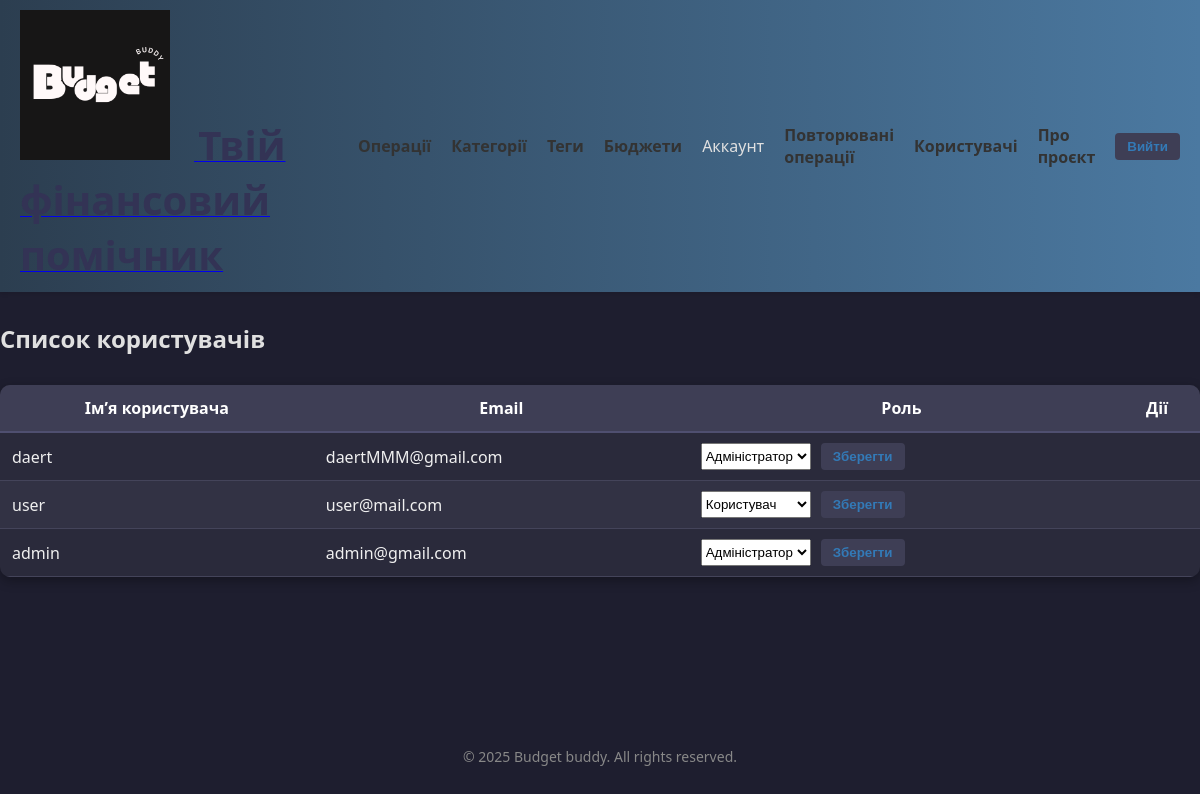
Page /accounts/users/ (signed in) on the earlier database version.
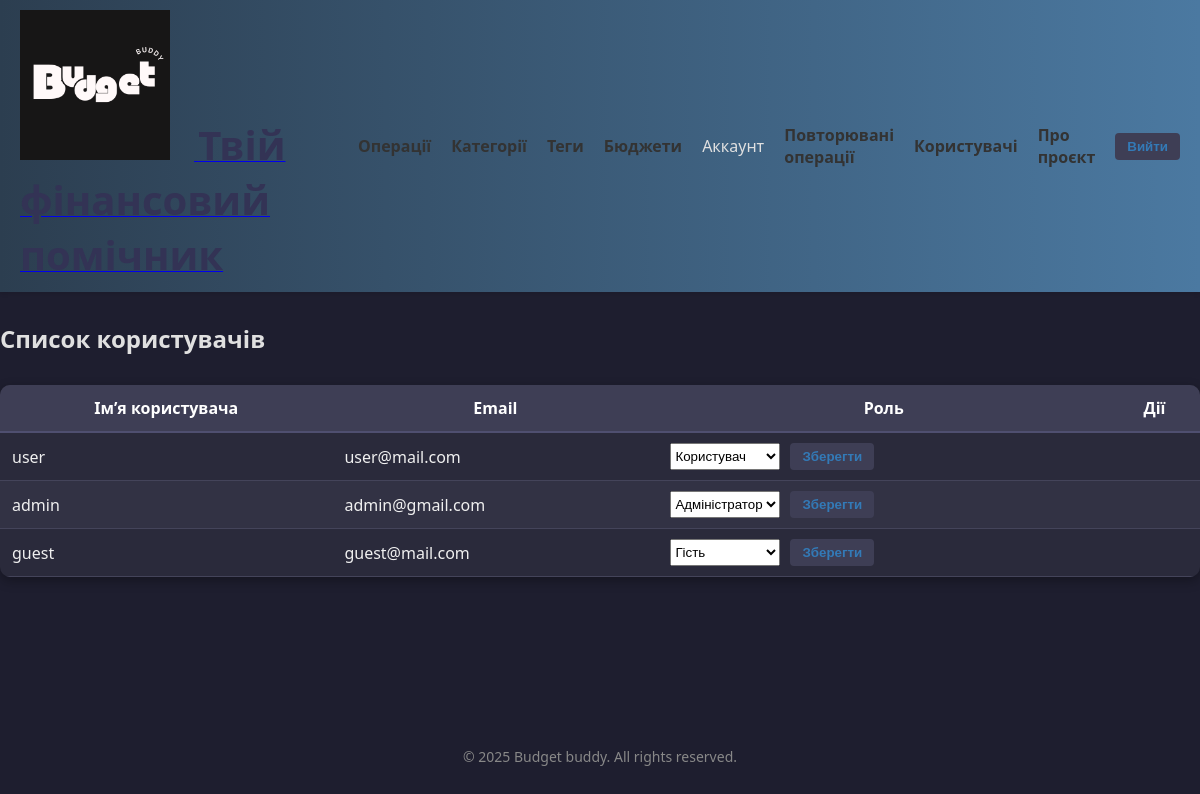
Same page on the later database version.
### apps/users/models.py (models this page shows)
class CustomUser(AbstractUser):
    ROLE_CHOICES = [
        ('admin', 'ADMIN'),
        ('user', 'USER'),
        ('guest', 'GUEST'),
    ]
    avatar = models.ImageField(upload_to='avatars/', null=True, blank=True)
    role = models.CharField(max_length=20, choices=ROLE_CHOICES, default='user')

### apps/users/views.py (the view, shortened to what this page needs)
# urls.py: path('users/', views.UsersListView.as_view(), name='users'),
class UsersListView(views.View):
    def get(self, request):
        users = User.objects.all()
        return render(request, 'users/users.html', {'users': users})

### apps/users/templates/users/users.html (shortened to what this page needs)
{% extends 'base.html' %}
{% block content %}
    <div class="container">
        <h2>Список користувачів</h2>
        <table class="table">
            <thead>
            <tr>
                <th>Ім’я користувача</th>
                <th>Email</th>
                <th>Роль</th>
                <th>Дії</th>
            </tr>
            </thead>
            <tbody>
            {% for user in users %}
                <tr>
                    <td>{{ user.username }}</td>
                    <td>{{ user.email }}</td>
                    <td>
                        <form method="post" style="display: flex; gap: 10px;">
                            <select name="role" class="form-select">
                                <option value="user" {% if user.role == 'user' %}selected{% endif %}>Користувач</option>
                                <option value="guest" {% if user.role == 'guest' %}selected{% endif %}>Гість</option>
                                <option value="admin" {% if user.role == 'admin' %}selected{% endif %}>Адміністратор
                                </option>
                            </select>
                            <button type="submit" class="logout-button">Зберегти</button>
                        </form>
                    </td>
                    <td>
                    </td>
                </tr>
            {% endfor %}
            </tbody>
        </table>
    </div>
{% endblock %}

### templates/base.html (shortened to what this page needs)
{% load static %}
<!DOCTYPE html>
<html lang="en">
<head>
    <link rel="stylesheet" href="{% static 'styles.css' %}">
</head>
<body>
    <div class="page-wrapper">
        {% block header %}{% include "core/includes/header.html" %}{% endblock %}
        <main class="main-wrapper">
            {% block content %}{% endblock %}
        </main>
        {% include "core/includes/footer.html" %}
    </div>
</body>
</html>

### apps/core/templates/core/includes/header.html (shortened to what this page needs)
{% load static %}
<header>
    <nav class="header">
        <div class="header-brand">
            <a href="{% url 'core:operations' %}">
                <img src="{% static 'images/logo.png' %}"
                     alt="BudgetBuddy Logo"
                     class="app-logo">
                <span class="app-title">Твій фінансовий помічник</span>
            </a>
        </div>
        <ul class="header-nav">
            <li><a href="{% url 'core:operations' %}">Операції</a></li>
            <li><a href="{% url 'core:category_list' %}">Категорії</a></li>
            <li><a href="{% url 'core:tag_list' %}">Теги</a></li>
            <li><a href="{% url 'core:budget_list' %}">Бюджети</a></li>
            <li>{% if account %}
                <a href="{% url 'core:account_detail' account.pk %}">Аккаунт</a>
            {% else %}
                <span>Аккаунт</span>
            {% endif %}
            </li>
            <li><a href="{% url 'core:recurring_list' %}">Повторювані операції</a></li>
            <li><a href="{% url 'users:users' %}">Користувачі</a></li>
            <li><a href="{% url 'core:about_project' %}">Про проєкт</a></li>
            <li>
                <form action="{% url 'logout' %}" method="post">
                    <button type="submit" class="logout-button">Вийти</button>
                </form>
            </li>
        </ul>
    </nav>
</header>

### apps/core/templates/core/includes/footer.html
<footer>
    <p>&copy; 2025 Budget buddy. All rights reserved.</p>
</footer>

### static/styles.css (style rules this page uses)
html, body { height: 100%; margin: 0; padding: 0; font-family: 'Segoe UI', sans-serif; font-size: 16px; background-color: #1e1e2f; color: #e0e0e0; }
body { display: flex; flex-direction: column; min-height: 100vh; }
.main-wrapper { flex: 1 0 auto; }
footer { flex-shrink: 0; text-align: center; color: #888; padding: 20px; font-size: 14px; background-color: transparent; }
.container { margin: 30px auto; max-width: 1200px; }
.header { display: flex; align-items: center; justify-content: space-between; padding: 10px 20px; background: linear-gradient(to right, #2c3e50, #4b79a1); box-shadow: 0 2px 4px rgba(0,0,0,0.1); }
.header-brand { display: flex; align-items: center; gap: 10px; }
.app-logo { height: 150px; margin-right: 1.5rem; }
.app-title { font-size: 2.5rem; font-weight: bold; color: #335; }
.header-nav { list-style: none; margin: 0; padding: 0; display: flex; }
.header-nav { display: flex; align-items: center; gap: 20px; list-style: none; margin: 0; padding: 0; }
.header-nav a { text-decoration: none; color: #333; font-weight: 900; }
.logout-button { background-color: #3e3e55; color: #337ab7; border: none; padding: 6px 12px; border-radius: 4px; cursor: pointer; font-weight: bold; transition: background-color 0.3s; }
table { width: 100%; border-collapse: collapse; margin-top: 30px; background-color: #2a2a3b; border-radius: 10px; overflow: hidden; box-shadow: 0 4px 12px rgba(0,0,0,0.3); color: #f0f0f0; }
table th { background: #3e3e55; color: #ffffff; font-weight: 600; padding: 12px; border-bottom: 2px solid #4f4f70; }
table td { padding: 10px 12px; border-bottom: 1px solid #44445a; }
table tr:nth-child(even) { background: #323244; }
.page-wrapper { display: flex; flex-direction: column; flex: 1; min-height: 100vh; }
.main-wrapper { flex: 1; padding-bottom: 20px; }

Differences in the rows shown:
removed CustomUser: username "daert", email "daertMMM@gmail.com", role "Адміністратор"
added CustomUser: username "guest", email "guest@mail.com", role "Гість"
